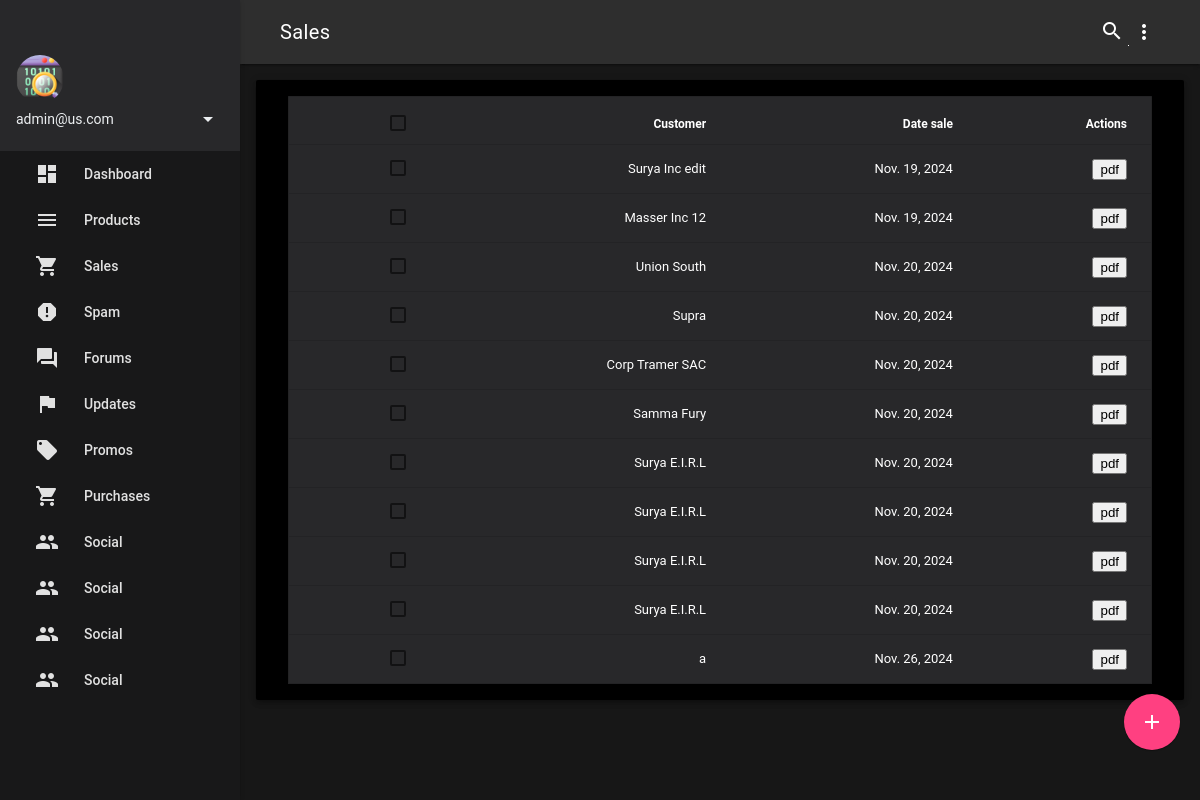
The page /sale/ (signed in) on the database its author committed.
### apps/sales/models/sale.py (models this page shows, shortened)
class Sale(models.Model):
    customer = models.CharField(max_length=255)
    numeration_voucher = models.ForeignKey(
        NumerationVoucher, on_delete=models.CASCADE,
        related_name='sales_numeration_voucher'
    )
    date_sale = models.DateTimeField(auto_now_add=True)
    class Meta:
        verbose_name = _('Sale')
        verbose_name_plural = _('Sales')

### apps/sales/views/sale.py (the view)
# urls.py: path('sale/', SaleListView.as_view(), name='sale_list'),
class SaleListView(LoginRequiredMixin, ListView):
    model = Sale
    template_name = 'sales/sale_list.html'
    context_object_name = 'sale_list'
    def get_queryset(self):
        query = self.request.GET.get('search', '')
        queryall = (Q(customer__icontains=query),
                    Q(customer__icontains=query))
        queryset = Sale.objects.filter(reduce(OR, queryall))
        return queryset
    def get_context_data(self, **kwargs):
        context = super().get_context_data(**kwargs)
        context['obj_table'] = WidgetTable(context)
        return context

### apps/templifys/builders/table.py (called while the page is built)
    def gen_id(self, name):
        id = ('mx-'+name+'-')+''.join(random.choice(string.ascii_letters + string.digits) for _ in range(10))
        return id

    def get_context(self):
        return {
            "widget": {
                'id': self.gen_id('datar')
            },
        }

    def render(self):
        context = self.get_context()
        return render_to_string(self.template_name, context)

    def __call__(self):
        return self.render()

    def get_context(self):
        context = super().get_context()
        context['obj_table'] = self.get_context
        context['heads'] = self.build_table()
        context['object_list'] = self.context['object_list']
        context['fields'] = self.get_fields(False)
        return context

    def get_fields(self, pretty=True):
        model = self.context['object_list'].model
        fields = [ pretty_name(field.name) if pretty else field.name for field in model._meta.get_fields() if not(field.is_relation) and field.name != 'id']
        return fields

    def build_table(self):
        model = self.context['object_list'].model
        heads = self.get_fields(True)
        return heads

### apps/templifys/templatetags/getfield.py (called while the page is built)
@register.filter
def getfield(obj, field_name):
    field = getattr(obj, field_name, None)
    if isinstance(field, datetime):
        field = field.date()
    return field

### apps/sales/templates/sales/sale_list.html (shortened to what this page needs)
{% extends 'base.html' %}
{% block barname %}
  Sales
{% endblock %}
{% block content %}
<button class="mdl-button mdl-js-button mdl-button--fab mdl-button--colored fab-button waves-effect waves-light" onclick="location.href='{% url 'sales:sale_create' %}'">
  <i class="material-icons">add</i>
</button>
<div class="mx-card mdl-shadow--4dp mdl-cell mdl-cell--12-col mdl-grid">
{{ obj_table }}
</div>
{% endblock %}

### templates/base.html (shortened to what this page needs)
{% load static %}
<!DOCTYPE html>
<html lang="en">
<head>
    <link rel="stylesheet" href="{% static 'css/material-icons.css' %}">
    <link rel="stylesheet" href="{% static 'css/waves.css' %}">
    <link rel="stylesheet" href="{% static 'css/material.css' %}">
    <link rel="stylesheet" href="{% static 'css/select.css' %}">
    <link rel="stylesheet" href="{% static 'css/c3.min.css' %}">
    <link rel="stylesheet" href="{% static 'css/micromodal.css' %}">
    <link rel="stylesheet" href="{% static 'css/mode.css' %}">
    <link rel="stylesheet" href="{% static 'css/inputs.css' %}">
</head>
<body>
    <div class="mx-layout mdl-layout mdl-js-layout mdl-layout--fixed-drawer mdl-layout--fixed-header">
        <header class="mx-header mdl-layout__header">
            <div class="mdl-layout__header-row">
                <span class="mdl-layout-title">
                    {% block barname %}Armfy{% endblock %}
                </span>
                <div class="mdl-textfield mdl-js-textfield mdl-textfield--expandable">
                    <label class="mdl-button mdl-js-button mdl-button--icon" for="search">
                        <i class="material-icons">search</i>
                    </label>
                </div>
                <button class="mdl-button mdl-js-button mdl-js-ripple-effect mdl-button--icon" id="hdrbtn">
                    <i class="material-icons">more_vert</i>
                </button>
            </div>
        </header>
        {% include 'menu.html' %}
        <main class="mdl-layout__content mx-main">
            <div class="mdl-grid mx-content">
                {% block content %}{% endblock %}
            </div>
        </main>
    </div>
</body>
</html>

### templates/menu.html (shortened to what this page needs)
{% load static %}
<div class="demo-drawer mdl-layout__drawer mdl-layout--no-desktop-drawer-button mdl-color--blue-grey-900 mdl-color-text--blue-grey-50">
    <header class="demo-drawer-header">
        <img src="{% static 'img/user.png' %}" class="demo-avatar">
        <div class="demo-avatar-dropdown">
            <span>{{ request.user.email }}</span>
            <button id="accbtn" class="mdl-button mdl-js-button mdl-js-ripple-effect mdl-button--icon">
                <i class="material-icons" role="presentation">arrow_drop_down</i>
            </button>
        </div>
    </header>
    <nav class="mx-navigation mdl-navigation mx-nav">
        <a class="mdl-navigation__link waves-effect waves-light {% if menu_active == 'dashboard' %}mx-active-menu{% endif %}" href="{% url 'products:product_count'%}#"><i class="material-icons" role="presentation">dashboard</i>Dashboard</a>
        <a class="mdl-navigation__link waves-effect waves-light {% if menu_active == 'products' %}mx-active-menu{% endif %}" href="{% url 'products:product_list'%}"><i class="material-icons" role="presentation">menu</i>Products</a>
        <a class="mdl-navigation__link waves-effect waves-light {% if menu_active == 'sales' %}mx-active-menu{% endif %}" href="{% url 'sales:sale_list'%}"><i class="material-icons" role="presentation">shopping_cart</i>Sales</a>
        <a class="mdl-navigation__link waves-effect waves-light {% if menu_active == '2' %}mx-active-menu{% endif %}" href="#"><i class="material-icons" role="presentation">report</i>Spam</a>
        <a class="mdl-navigation__link waves-effect waves-light {% if menu_active == '3' %}mx-active-menu{% endif %}" href="#"><i class="material-icons" role="presentation">forum</i>Forums</a>
        <a class="mdl-navigation__link waves-effect waves-light {% if menu_active == '4' %}mx-active-menu{% endif %}" href="#"><i class="material-icons" role="presentation">flag</i>Updates</a>
        <a class="mdl-navigation__link waves-effect waves-light" href="#"><i class="material-icons" role="presentation">local_offer</i>Promos</a>
        <a class="mdl-navigation__link waves-effect waves-light" href="#"><i class="material-icons" role="presentation">shopping_cart</i>Purchases</a>
        <a class="mdl-navigation__link waves-effect waves-light" href="#"><i class="material-icons" role="presentation">people</i>Social</a>
        <a class="mdl-navigation__link waves-effect waves-light" href="#"><i class="material-icons" role="presentation">people</i>Social</a>
        <a class="mdl-navigation__link waves-effect waves-light" href="#"><i class="material-icons" role="presentation">people</i>Social</a>
        <a class="mdl-navigation__link waves-effect waves-light" href="#"><i class="material-icons" role="presentation">people</i>Social</a>
        <div class="mdl-layout-spacer"></div>
    </nav>
</div>

### apps/templifys/templates/templifys/list/table.html
{% load getfield %}
<table class="mdl-data-table mdl-js-data-table mdl-data-table--selectable mdl-shadow--2dp">
  <thead>
    <tr>
      {% for head in heads %}
      <th>{{ head }}</th>
      {% endfor %}
      <th>Actions</th>
    </tr>
  </thead>
  <tbody>
    {% for obj in object_list %}
    <tr>
      {% for field in fields %}
      <td>{{ obj|getfield:field}}</td>
      {% endfor %}
      <td><button onclick="location.href='{% url 'sales:sale_pdf' obj.id %}'">pdf</button></td>
    </tr>
    {% endfor %}
  </tbody>
</table>

### statics/css/waves.css (style rules this page uses)
.waves-effect { position: relative; cursor: pointer; display: inline-block; overflow: hidden; -webkit-user-select: none; -moz-user-select: none; -ms-user-select: none; user-select: none; -webkit-tap-highlight-color: transparent; }

### statics/css/mode.css (style rules this page uses)
html, body { font-family: 'Roboto', 'Helvetica', sans-serif; background-color: #171717f5; }
.demo-avatar { width: 48px; height: 48px; border-radius: 24px; }
.demo-drawer { border: none; }
.demo-drawer .mx-navigation { z-index: -1; }
.mx-header { background-color: #2e2e2e; }
.demo-drawer-header { background-color: #28282A; box-sizing: border-box; display: -webkit-flex; display: -ms-flexbox; display: flex; -webkit-flex-direction: column; -ms-flex-direction: column; flex-direction: column; -webkit-justify-content: flex-end; -ms-flex-pack: end; justify-content: flex-end; padding: 16px; height: 151px; }
.demo-avatar-dropdown { display: -webkit-flex; display: -ms-flexbox; display: flex; position: relative; -webkit-flex-direction: row; -ms-flex-direction: row; flex-direction: row; -webkit-align-items: center; -ms-flex-align: center; align-items: center; width: 100%; }
.mx-navigation { padding-top: 0px !important; -webkit-flex-grow: 1; -ms-flex-positive: 1; flex-grow: 1; }
.mx-layout .mx-navigation .mdl-navigation__link { display: -webkit-flex !important; display: -ms-flexbox !important; display: flex !important; -webkit-flex-direction: row; -ms-flex-direction: row; flex-direction: row; -webkit-align-items: center; -ms-flex-align: center; align-items: center; color: #ffffff; font-weight: 500; padding: 11px 40px !important; }
.mx-nav { background-color: #181819; }
.mx-navigation .mdl-navigation__link .material-icons { font-size: 24px; color: #ffffff !important; margin-left: -5px; margin-right: 25px; }
.mx-main { background-color: #171717f5; }
.mx-content { max-width: 2160px; }
.mx-card { padding: 16px 32px; display: -webkit-flex; display: -ms-flexbox; display: flex; -webkit-flex-direction: column; -ms-flex-direction: column; flex-direction: column; -webkit-align-items: stretch; -ms-flex-align: stretch; align-items: stretch; border-radius: 2px; background-color: #000000 !important; color: #ffffff !important; }
.mdl-data-table { background-color: #28282A; }
.mdl-data-table th { color: #ffffff; }

### apps/sales/templates/sales/sale_list.html (style rules this page uses)
.fab-button { position: fixed; bottom: 50px; right: 20px; z-index: 1000; }

### rows shown on the page
Sale: fields "Surya Inc edit" "Nov. 19, 2024"
Sale: fields "Masser Inc 12" "Nov. 19, 2024"
Sale: fields "Union South" "Nov. 20, 2024"
Sale: fields "Supra" "Nov. 20, 2024"
Sale: fields "Corp Tramer SAC" "Nov. 20, 2024"
Sale: fields "Samma Fury" "Nov. 20, 2024"
Sale: fields "Surya E.I.R.L" "Nov. 20, 2024"
Sale: fields "Surya E.I.R.L" "Nov. 20, 2024"
Sale: fields "Surya E.I.R.L" "Nov. 20, 2024"
Sale: fields "Surya E.I.R.L" "Nov. 20, 2024"
Sale: fields "a" "Nov. 26, 2024"

### other values the page prints
{{ request.user.email }} "admin@us.com"
{{ head }} "Customer" "Date sale"
